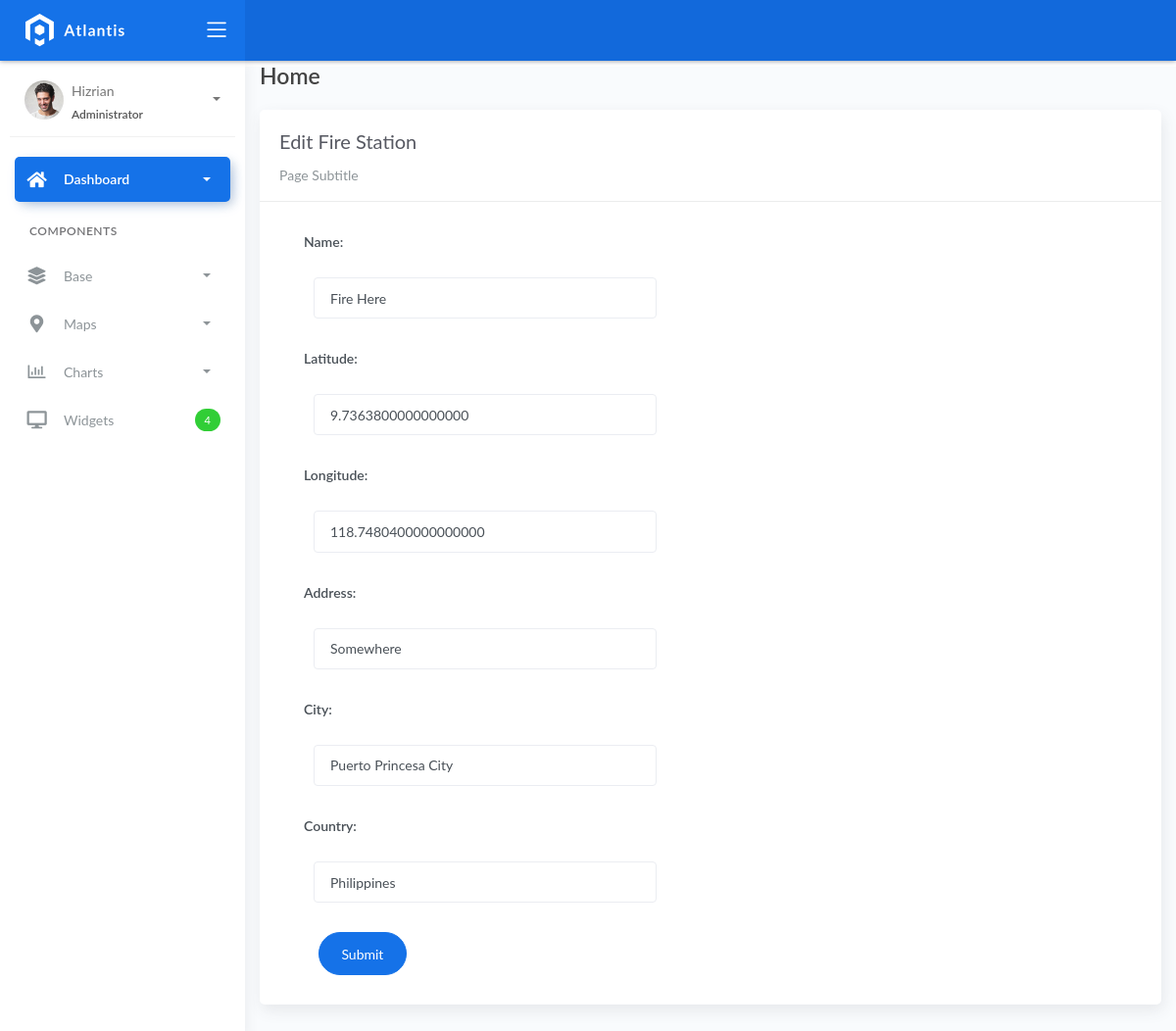
The page /fireStation_list/1 on the database its author committed.
### fire/models.py (models this page shows)
class BaseModel(models.Model):
    created_at = models.DateTimeField(auto_now_add=True, db_index=True)
    updated_at = models.DateTimeField(auto_now=True)
    class Meta:
        abstract = True

class FireStation(BaseModel):
    name = models.CharField(max_length=150)
    latitude = models.DecimalField(
        max_digits=22, decimal_places=16, null=True, blank=True)
    longitude = models.DecimalField(
        max_digits=22, decimal_places=16, null=True, blank=True)
    address = models.CharField(max_length=150)
    city = models.CharField(max_length=150)  # can be in separate table
    country = models.CharField(max_length=150)  # can be in separate table

### fire/views.py (the view, shortened to what this page needs)
# urls.py: path('fireStation_list/<pk>', FireStationUpdateView.as_view(), name='fireStation-update'),
class FireStationUpdateView(UpdateView):
    model = FireStation
    fields = "__all__"
    context_object_name = "fireStation"
    template_name = 'firestation_edit.html'
    success_url = reverse_lazy('fireStation-list')

### templates/firestation_edit.html
{% extends 'base.html' %} {% load static %} {% block content %}
<div class="content">
    <div class="container-fluid">
        <h4 class="page-title">Home</h4>
        <div class="row">
            <div class="col-md-12">
                <div class="card">
                    <div class="card-header">
                        <div class="card-title">Edit Fire Station</div>
                        <div class="card-category">Page Subtitle</div>
                    </div>
                    <div class="col-md-6">
                        <div class="card-body">
                            <form class="" action="" method="post" novalidate>
                                {% csrf_token %} {% include 'includes/form.html' %}
                                <div class="form-group">
                                    <div class="col-md-12 col-sm-3">
                                        <button type="submit" class="btn btn-primary btn-rounded">Submit</button>
                                    </div>
                                </div>
                            </form>
                        </div>
                    </div>
                </div>
            </div>
        </div>
    </div>
</div>
{% endblock %}

### templates/includes/form.html (shortened to what this page needs)
{% load widget_tweaks %}
{% for field in form %}
<div class="field item form-group">
    <label>{{ field.label_tag }}</label>
  <div class="form-group">
    {% render_field field class="form-control" %}
  </div>
</div>
{% endfor %}

### rows shown on the page
FireStation: name "Fire Here" "9.7363800000000000" "118.7480400000000000" "Somewhere" "Puerto Princesa City" "Philippines"

### other values the page prints
{{ field.label_tag }} "Name:" "Latitude:" "Longitude:" "Address:" "City:" "Country:"
